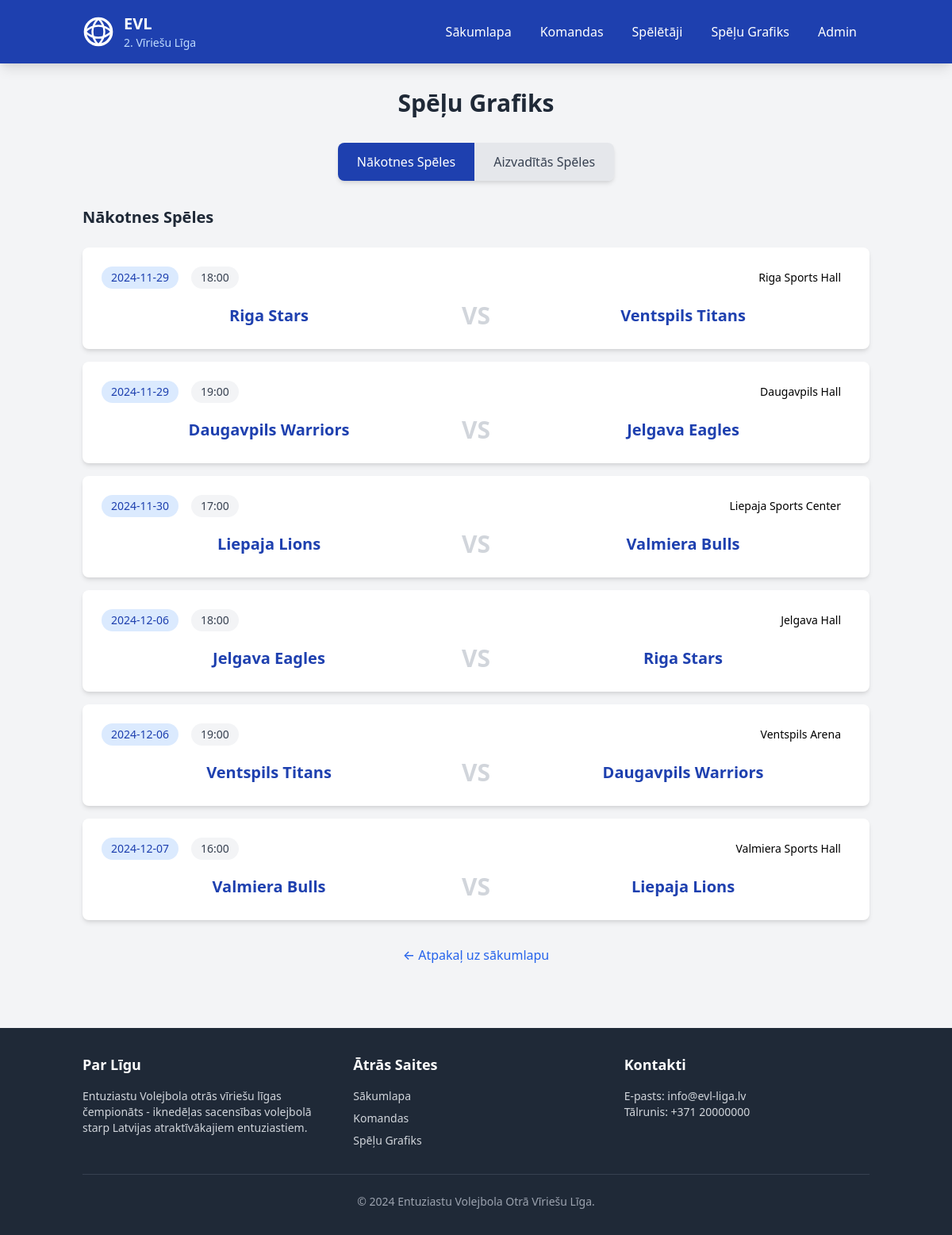
Before: /schedule with the older database file.
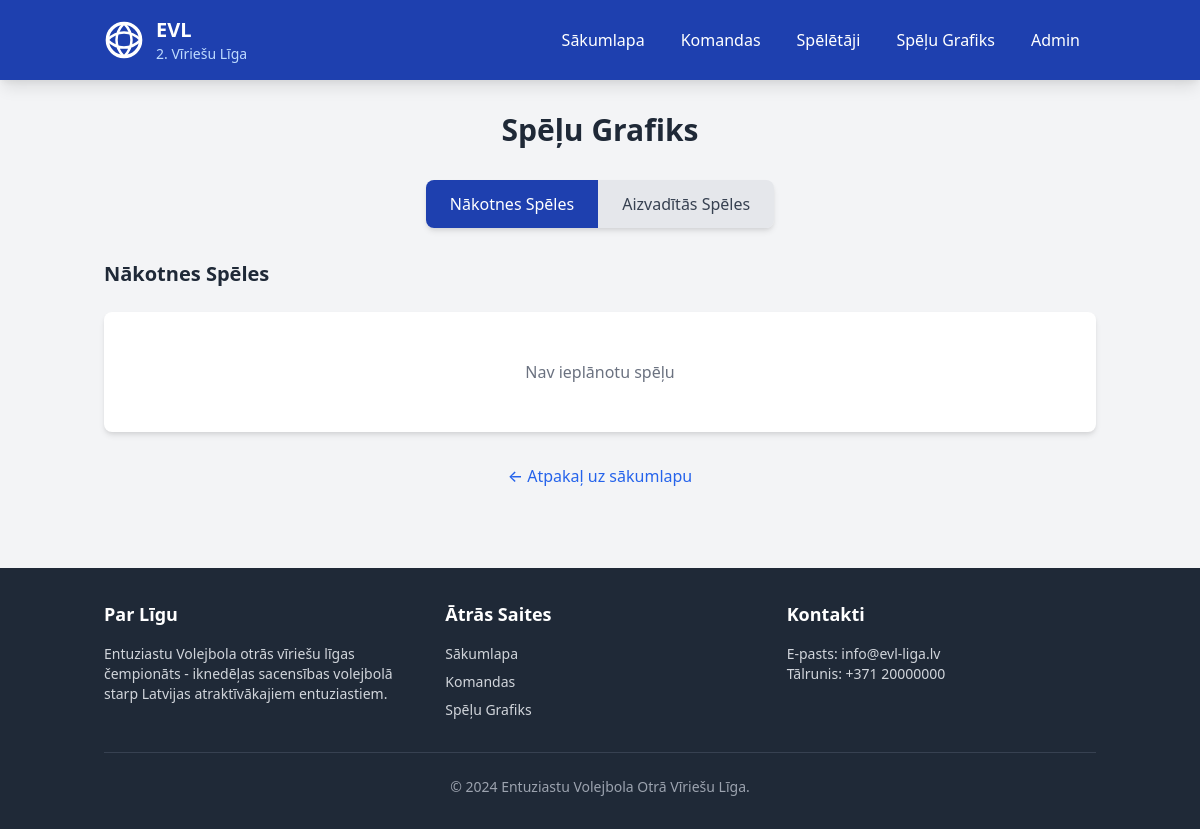
After: the same page with the newer database file.
### tables this page shows
CREATE TABLE games (
	id INTEGER PRIMARY KEY AUTOINCREMENT,
	home_team_id INTEGER NOT NULL,
	away_team_id INTEGER NOT NULL,
	date TEXT NOT NULL,
	time TEXT NOT NULL,
	location TEXT NOT NULL,
	home_score INTEGER,
	away_score INTEGER,
	home_sets INTEGER DEFAULT (0),
	away_sets INTEGER DEFAULT (0),
	status TEXT DEFAULT ('scheduled'),
	CONSTRAINT FK_games_teams FOREIGN KEY (away_team_id) REFERENCES teams(id),
	CONSTRAINT FK_games_teams_2 FOREIGN KEY (home_team_id) REFERENCES teams(id)
);

CREATE TABLE teams (
	id INTEGER PRIMARY KEY AUTOINCREMENT,
	name TEXT NOT NULL,
	logo TEXT DEFAULT ('/static/volleyball.svg'),
	played INTEGER DEFAULT (0),
	won INTEGER DEFAULT (0),
	lost INTEGER DEFAULT (0),
	points INTEGER DEFAULT (0),
	sets_won INTEGER DEFAULT (0),
	sets_lost INTEGER DEFAULT (0)
);

### app.py (the view)
@app.route('/schedule')
def schedule():
    conn = get_db_connection()
    completed_games = conn.execute('''
        SELECT g.*, ht.name as home_team, at.name as away_team
        FROM games g
        JOIN teams ht ON g.home_team_id = ht.id
        JOIN teams at ON g.away_team_id = at.id
        WHERE g.status = 'completed'
        ORDER BY g.date DESC, g.time DESC
    ''').fetchall()
    scheduled_games = conn.execute('''
        SELECT g.*, ht.name as home_team, at.name as away_team
        FROM games g
        JOIN teams ht ON g.home_team_id = ht.id
        JOIN teams at ON g.away_team_id = at.id
        WHERE g.status = 'scheduled'
        ORDER BY g.date ASC, g.time ASC
    ''').fetchall()
    conn.close()
    return render_template('schedule.html',
                         completed_games=completed_games,
                         scheduled_games=scheduled_games)

### app.py (called while the page is built)
def get_db_connection():
    conn = sqlite3.connect(DATABASE)
    conn.row_factory = sqlite3.Row
    return conn

### templates/schedule.html (shortened to what this page needs)
{% extends "base.html" %}
{% block content %}
<div class="container mx-auto px-4 py-8">
    <h1 class="text-3xl font-bold text-gray-800 mb-8 text-center">Spēļu Grafiks</h1>
    <div class="flex justify-center mb-8">
        <div class="inline-flex rounded-lg shadow-md overflow-hidden">
            <button onclick="showTab('upcoming')" id="tab-upcoming" class="tab-btn px-6 py-3 bg-blue-800 text-white font-medium">
                Nākotnes Spēles
            </button>
            <button onclick="showTab('completed')" id="tab-completed" class="tab-btn px-6 py-3 bg-gray-200 text-gray-700 font-medium">
                Aizvadītās Spēles
            </button>
        </div>
    </div>
    <div id="upcoming-games" class="game-section">
        <h2 class="text-xl font-bold text-gray-800 mb-6">Nākotnes Spēles</h2>
        <div class="space-y-4">
            {% for game in scheduled_games %}
            <div class="bg-white rounded-lg shadow-md p-6 hover:shadow-lg transition">
                <div class="flex flex-col md:flex-row justify-between items-center mb-4">
                    <div class="flex items-center space-x-4 mb-4 md:mb-0">
                        <span class="bg-blue-100 text-blue-800 px-3 py-1 rounded-full text-sm font-medium">
                             {{ game.date }}
                        </span>
                        <span class="bg-gray-100 text-gray-700 px-3 py-1 rounded-full text-sm font-medium">
                             {{ game.time }}
                        </span>
                    </div>
                    <span class="bg-orange-100 text-orange-800 px-3 py-1 rounded-full text-sm font-medium">
                         {{ game.location }}
                    </span>
                </div>
                <div class="flex justify-between items-center text-center">
                    <div class="flex-1">
                        <h3 class="text-xl font-bold text-blue-800">{{ game.home_team }}</h3>
                    </div>
                    <div class="px-8">
                        <span class="text-3xl font-bold text-gray-300">VS</span>
                    </div>
                    <div class="flex-1">
                        <h3 class="text-xl font-bold text-blue-800">{{ game.away_team }}</h3>
                    </div>
                </div>
            </div>
            {% else %}
            <div class="bg-white rounded-lg shadow-md p-12 text-center text-gray-500">
                Nav ieplānotu spēļu
            </div>
            {% endfor %}
        </div>
    </div>
    <div class="mt-8 text-center">
        <a href="{{ url_for('index') }}" class="text-blue-600 hover:text-blue-800 font-medium">
            ← Atpakaļ uz sākumlapu
        </a>
    </div>
</div>
{% endblock %}

Changed rows visible on the page:
no longer on this page (row edited): games: date "2024-11-29", time "18:00", location "Riga Sports Hall", home_team "Riga Stars", away_team "Ventspils Titans"
no longer on this page (row edited): games: date "2024-11-29", time "19:00", location "Daugavpils Hall", home_team "Daugavpils Warriors", away_team "Jelgava Eagles"
no longer on this page (row edited): games: date "2024-11-30", time "17:00", location "Liepaja Sports Center", home_team "Liepaja Lions", away_team "Valmiera Bulls"
no longer on this page (row edited): games: date "2024-12-06", time "18:00", location "Jelgava Hall", home_team "Jelgava Eagles", away_team "Riga Stars"
no longer on this page (row edited): games: date "2024-12-06", time "19:00", location "Ventspils Arena", home_team "Ventspils Titans", away_team "Daugavpils Warriors"
no longer on this page (row edited): games: date "2024-12-07", time "16:00", location "Valmiera Sports Hall", home_team "Valmiera Bulls", away_team "Liepaja Lions"
Other visible differences:
text now shown: "Nav ieplānotu spēļu"
